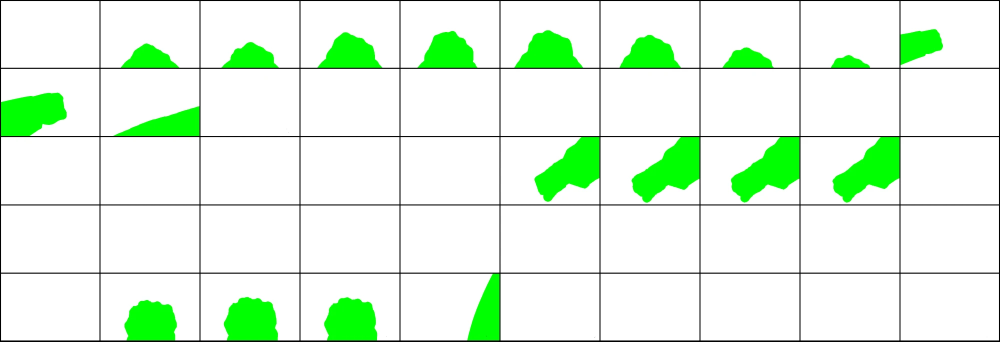
#> input picture reference/hand-mask-main-source.webp, 2000 x 683 px (shown at 1/2 size)
$ python fit_mask.py
#> lines starting #> are read from the running program, lines starting #| are printed output that depends on the picture; after the words box and inside, x2 and y2 are one past the last pixel; in counts of white or black regions, pixels touching at a corner belong together
"""Fit a hand-painted mask (green on a 10x5 grid image) to the real sheet grid.
Each painted cell is cut out between its grid lines and scaled back to the exact 678x452 cell, so the mask lines up
with the real frames (the painted picture was ~1.5% squeezed vertically). Output: black hand on white, same size/grid as
sheets/sheet-grid.png, plus a green-on-real overlay to check the fit."""
import sys
from pathlib import Path
import numpy as np, cv2
from PIL import Image

ROOT = Path(__file__).resolve().parent.parent
SRC = Path(sys.argv[1]) if len(sys.argv) > 1 else ROOT / 'reference' / 'hand-mask-main-source.webp'
CW, CH, L, COLS, ROWS = 678, 452, 1, 10, 5
LINE = 0                                            # thin black grid lines (hand = black, background = white)

a = np.asarray(Image.open(SRC).convert('RGB')).astype(int)
green = ((a[..., 1] - np.maximum(a[..., 0], a[..., 2])) > 120).astype(np.float32) * 255
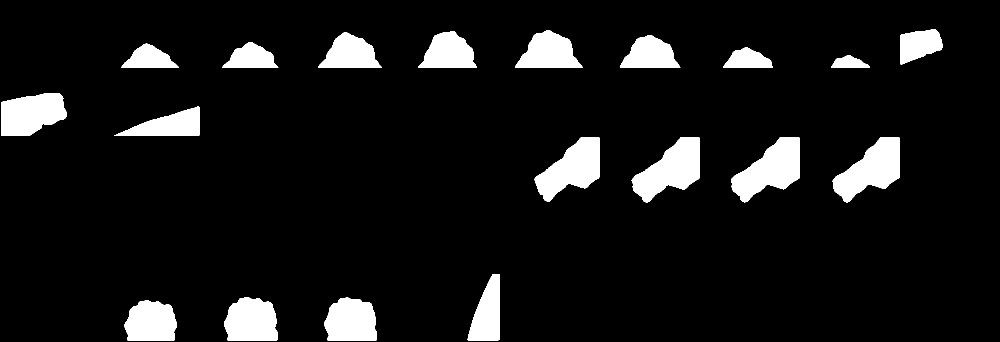
#> green: shape (683, 2000) float32 (shown at 1/2 size); 8.8% white; 19 white regions, largest, box (x1, y1, x2, y2) and area: (1462, 274, 1599, 405) 9979, (1263, 274, 1399, 405) 9906, (1665, 274, 1799, 405) 9625
dark = a.sum(axis=2) < 150
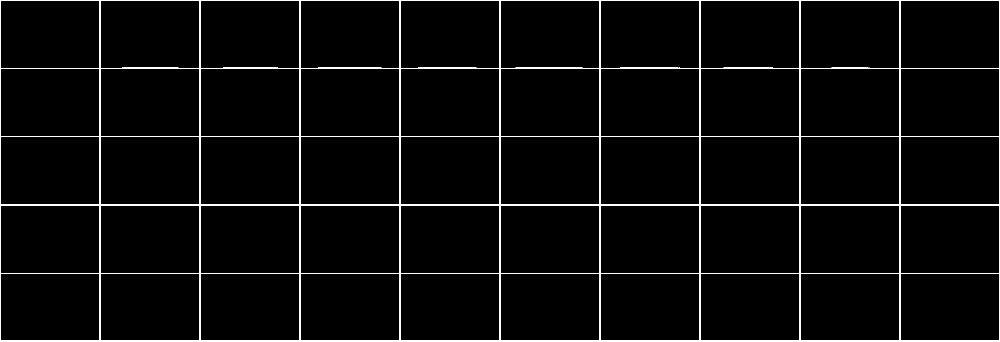
#> dark: shape (683, 2000) bool (shown at 1/2 size); 2.6% white; 1 white region, box (x1, y1, x2, y2) and area: (0, 0, 2000, 683) 35701


def runs(v, thr=0.6):
#> called with v = array of shape (2000,), thr = 0.6
    g = []
    for i in np.where(v > thr)[0]:
        if g and i - g[-1][-1] <= 1: g[-1].append(i)
        else: g.append([i])
#> this loop made 22 passes
#> i on passes 3 to 14: 199, 200, 399, 400, 599, 600, 799, 800, 999, 1000, 1199, 1200
#> after the loop, g = [[0, 1], [199, 200], [399, 400], [599, 600], [799, 800], [999, 1000], [1199, 1200], [1399, 1400], [1599, 1600], [1799, 1800], [1998, 1999]]
    return [(x[0], x[-1]) for x in g]


xl, yl = runs(dark.mean(axis=0)), runs(dark.mean(axis=1))
#> the loop in runs (call 2), `for i in np.where(v > thr)[0]:` made 10 passes
#> i on passes 3 to 10: 136, 272, 273, 409, 410, 546, 681, 682
#> xl = [(0, 1), (199, 200), (399, 400), (599, 600), (799, 800), (999, 1000), (1199, 1200), (1399, 1400), (1599, 1600), (1799, 1800), (1998, 1999)]; yl = [(0, 1), (136, 136), (272, 273), (409, 410), (546, 546), (681, 682)]
assert len(xl) == COLS + 1 and len(yl) == ROWS + 1, (len(xl), len(yl))
#> (the run stopped early here; a loop or call above may not have finished)
